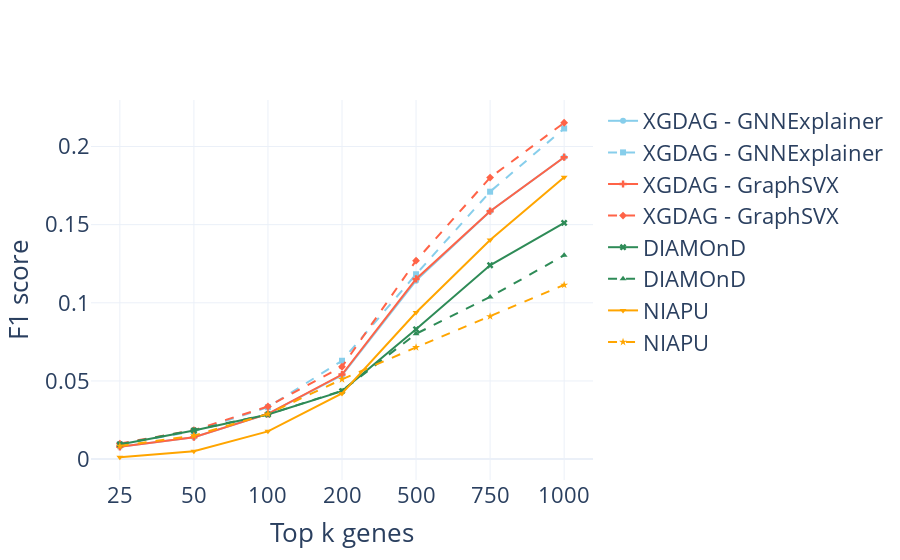
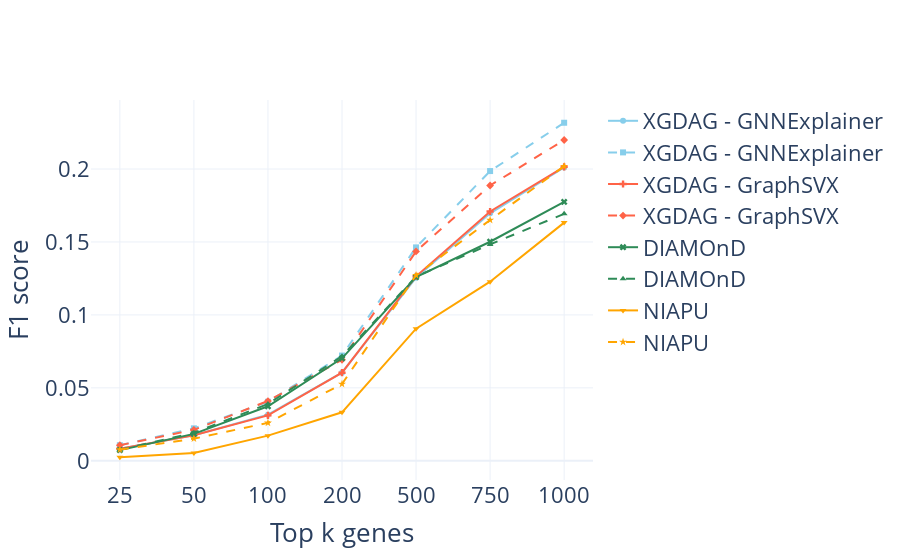
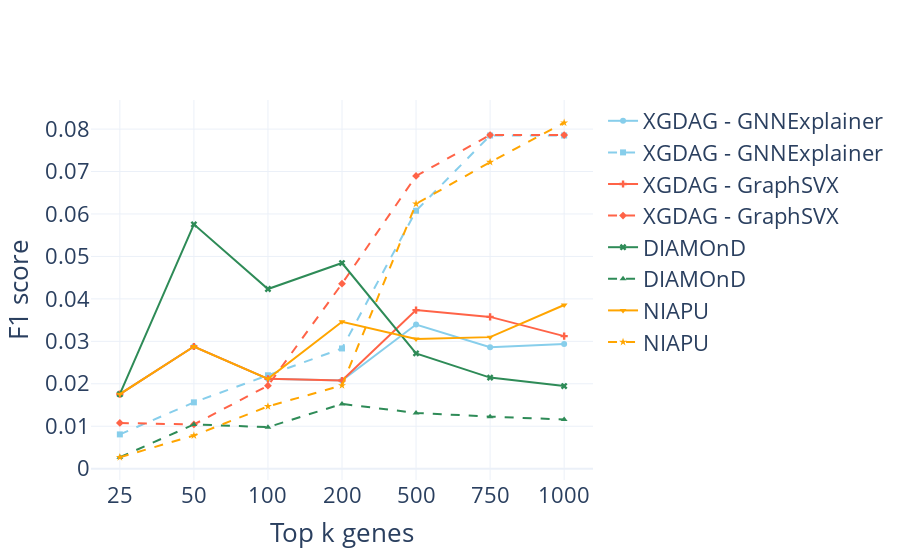
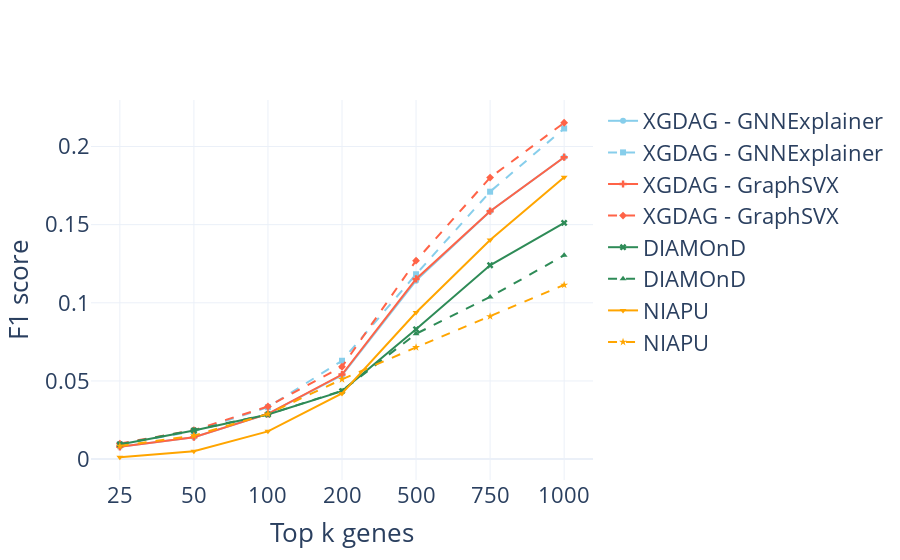

Source (notebook cell) for these figures, in order:
### Markdown cell above
## LinePlots

### Code cell
# LINEPLOTS
ratios_to_validate = [25, 50, 100, 200, 500, 750, 1000]

format = 'pdf'
metric = 'F1'

metric_name_d = {
    'F1': 'F1 score',
    'P': 'Precision',
    'R': 'Recall'
}

no_label = 3

DISEASE_NAMES = ['C0006142_Malignant_neoplasm_of_breast', 'C0009402_Colorectal_Carcinoma',\
                 'C0023893_Liver_Cirrhosis_Experimental']

COMPARE_METHODS = ["XGDAG - GNNExplainer",  "XGDAG - GraphSVX", "DIAMOnD", 'NIAPU']

DISEASE_NAMES.append(DISEASE_NAMES[0])

colors  = ['skyblue', 'tomato', 'seagreen', 'orange']
markers = ['circle', 'square', 'cross', 'diamond', 'x', 'triangle-up', 'triangle-down', 'star']

for DISEASE_NAME in DISEASE_NAMES:
    # data = []
    print(DISEASE_NAME)

    fig = go.Figure()

    marker_idx  = 0
    color_idx   = 0
    for METHOD in COMPARE_METHODS:
        fig.add_trace(go.Scatter(
            y = disease_method_metric_d[DISEASE_NAME][METHOD][metric],
            x = [str(x) for x in ratios_to_validate],
            # name = METHOD.replace('- ', '-<br>'),
            name = METHOD,
            line = dict(
                color   = colors[color_idx]
            ),
            marker = dict(
                symbol = markers[marker_idx]
            )
        ))
        marker_idx += 1
        fig.add_trace(go.Scatter(
            y = disease_method_metric_diamond_d[DISEASE_NAME][METHOD][metric],
            x = [str(x) for x in ratios_to_validate],
            # name = METHOD.replace('- ', '-<br>'), #uncomment to save part of name in newline
            name = METHOD, #comment if above in uncommented
            line = dict(
                dash    ='dash',
                color = colors[color_idx]
            ),
            marker = dict(
                symbol = markers[marker_idx]
            )
        ))
        color_idx   += 1
        marker_idx  += 1
        
    # if no_label != 1:
    #     no_label -= 1
    #     fig.update_layout(showlegend=False)
    # else:
    #     no_label -= 1
    #     fig.update_layout(showlegend=True)
        
    fig.update_layout(xaxis_title='Top k genes',
                   yaxis_title=metric_name_d[metric],
                   template='plotly_white',
                   font=dict( size=22)
                   )
    
                   
    fig.show()
    # uncomment to save images
    # pio.write_image(fig, 'Images/'+format.upper()+'/'+DISEASE_NAME+'_'+metric+'_omim_dataset_vs_disgenet_v2.'+format, scale=1)
    pio.write_image(fig, 'Images/OMIM vs DisGeNET/'+DISEASE_NAME+'_'+metric+'.'+format, width=1050, height=600)

### Figure 1 — Plotly figure (JSON) as saved in the notebook; plotly's stock layout.template omitted (floating-point values rounded to 4 significant figures)
{"data": [{"line": {"color": "skyblue"}, "marker": {"symbol": "circle"}, "name": "XGDAG - GNNExplainer", "type": "scatter", "x": ["25", "50", "100", "200", "500", "750", "1000"], "y": [0.007823, 0.01401, 0.02891, 0.05371, 0.1142, 0.1586, 0.1932, 0.2489, 0.292, 0.3268, 0.3613]}, {"line": {"color": "skyblue", "dash": "dash"}, "marker": {"symbol": "square"}, "name": "XGDAG - GNNExplainer", "type": "scatter", "x": ["25", "50", "100", "200", "500", "750", "1000"], "y": [0.009528, 0.01778, 0.03325, 0.06292, 0.1183, 0.1711, 0.2115]}, {"line": {"color": "tomato"}, "marker": {"symbol": "cross"}, "name": "XGDAG - GraphSVX", "type": "scatter", "x": ["25", "50", "100", "200", "500", "750", "1000"], "y": [0.007823, 0.01401, 0.02891, 0.05408, 0.1152, 0.1586, 0.1932, 0.2489, 0.2929, 0.3279, 0.3657]}, {"line": {"color": "tomato", "dash": "dash"}, "marker": {"symbol": "diamond"}, "name": "XGDAG - GraphSVX", "type": "scatter", "x": ["25", "50", "100", "200", "500", "750", "1000"], "y": [0.009925, 0.01857, 0.03364, 0.05908, 0.127, 0.1801, 0.2152]}, {"line": {"color": "seagreen"}, "marker": {"symbol": "x"}, "name": "DIAMOnD", "type": "scatter", "x": ["25", "50", "100", "200", "500", "750", "1000"], "y": [0.009388, 0.0183, 0.02853, 0.04349, 0.08304, 0.124, 0.1511, 0.2046, 0.2398, 0.2807, 0.3103]}, {"line": {"color": "seagreen", "dash": "dash"}, "marker": {"symbol": "triangle-up"}, "name": "DIAMOnD", "type": "scatter", "x": ["25", "50", "100", "200", "500", "750", "1000"], "y": [0.009528, 0.01857, 0.02855, 0.04374, 0.08017, 0.1038, 0.1304]}, {"line": {"color": "orange"}, "marker": {"symbol": "triangle-down"}, "name": "NIAPU", "type": "scatter", "x": ["25", "50", "100", "200", "500", "750", "1000"], "y": [0.001173, 0.00506, 0.01773, 0.04198, 0.09377, 0.1401, 0.1804, 0.242, 0.2861, 0.3245, 0.3504]}, {"line": {"color": "orange", "dash": "dash"}, "marker": {"symbol": "star"}, "name": "NIAPU", "type": "scatter", "x": ["25", "50", "100", "200", "500", "750", "1000"], "y": [0.008337, 0.01501, 0.02895, 0.05103, 0.07147, 0.09127, 0.1114]}], "layout": {"font": {"size": 22}, "xaxis": {"title": {"text": "Top k genes"}}, "yaxis": {"title": {"text": "F1 score"}}}}

### Figure 2 — Plotly figure (JSON) as saved in the notebook; plotly's stock layout.template omitted (floating-point values rounded to 4 significant figures)
{"data": [{"line": {"color": "skyblue"}, "marker": {"symbol": "circle"}, "name": "XGDAG - GNNExplainer", "type": "scatter", "x": ["25", "50", "100", "200", "500", "750", "1000"], "y": [0.008299, 0.01747, 0.03164, 0.06039, 0.1255, 0.1696, 0.2011, 0.2548, 0.2872, 0.3174, 0.3445]}, {"line": {"color": "skyblue", "dash": "dash"}, "marker": {"symbol": "square"}, "name": "XGDAG - GNNExplainer", "type": "scatter", "x": ["25", "50", "100", "200", "500", "750", "1000"], "y": [0.01069, 0.02226, 0.04047, 0.07214, 0.1463, 0.1986, 0.2317]}, {"line": {"color": "tomato"}, "marker": {"symbol": "cross"}, "name": "XGDAG - GraphSVX", "type": "scatter", "x": ["25", "50", "100", "200", "500", "750", "1000"], "y": [0.008299, 0.01747, 0.03116, 0.06039, 0.1264, 0.1709, 0.2015, 0.2534, 0.2899, 0.3168, 0.343]}, {"line": {"color": "tomato", "dash": "dash"}, "marker": {"symbol": "diamond"}, "name": "XGDAG - GraphSVX", "type": "scatter", "x": ["25", "50", "100", "200", "500", "750", "1000"], "y": [0.01069, 0.02125, 0.04097, 0.06922, 0.1435, 0.1887, 0.2199]}, {"line": {"color": "seagreen"}, "marker": {"symbol": "x"}, "name": "DIAMOnD", "type": "scatter", "x": ["25", "50", "100", "200", "500", "750", "1000"], "y": [0.007322, 0.01844, 0.03739, 0.07022, 0.126, 0.1501, 0.1774, 0.2197, 0.2477, 0.2693, 0.2933]}, {"line": {"color": "seagreen", "dash": "dash"}, "marker": {"symbol": "triangle-up"}, "name": "DIAMOnD", "type": "scatter", "x": ["25", "50", "100", "200", "500", "750", "1000"], "y": [0.007637, 0.01923, 0.03897, 0.07165, 0.1263, 0.1483, 0.1693]}, {"line": {"color": "orange"}, "marker": {"symbol": "triangle-down"}, "name": "NIAPU", "type": "scatter", "x": ["25", "50", "100", "200", "500", "750", "1000"], "y": [0.002441, 0.005337, 0.01726, 0.03324, 0.09055, 0.1228, 0.1632, 0.2193, 0.2615, 0.2958, 0.3261]}, {"line": {"color": "orange", "dash": "dash"}, "marker": {"symbol": "star"}, "name": "NIAPU", "type": "scatter", "x": ["25", "50", "100", "200", "500", "750", "1000"], "y": [0.007637, 0.01518, 0.02598, 0.05264, 0.1272, 0.1651, 0.2019]}], "layout": {"font": {"size": 22}, "xaxis": {"title": {"text": "Top k genes"}}, "yaxis": {"title": {"text": "F1 score"}}}}

### Figure 3 — Plotly figure (JSON) as saved in the notebook; plotly's stock layout.template omitted (floating-point values rounded to 4 significant figures)
{"data": [{"line": {"color": "skyblue"}, "marker": {"symbol": "circle"}, "name": "XGDAG - GNNExplainer", "type": "scatter", "x": ["25", "50", "100", "200", "500", "750", "1000"], "y": [0.01754, 0.02878, 0.02116, 0.02076, 0.03396, 0.02861, 0.02938, 0.02517, 0.02585, 0.02317, 0.02007]}, {"line": {"color": "skyblue", "dash": "dash"}, "marker": {"symbol": "square"}, "name": "XGDAG - GNNExplainer", "type": "scatter", "x": ["25", "50", "100", "200", "500", "750", "1000"], "y": [0.008075, 0.01562, 0.022, 0.02832, 0.06076, 0.07849, 0.07849]}, {"line": {"color": "tomato"}, "marker": {"symbol": "cross"}, "name": "XGDAG - GraphSVX", "type": "scatter", "x": ["25", "50", "100", "200", "500", "750", "1000"], "y": [0.01754, 0.02878, 0.02116, 0.02076, 0.03735, 0.03576, 0.03122, 0.02769, 0.02585, 0.02317, 0.02007]}, {"line": {"color": "tomato", "dash": "dash"}, "marker": {"symbol": "diamond"}, "name": "XGDAG - GraphSVX", "type": "scatter", "x": ["25", "50", "100", "200", "500", "750", "1000"], "y": [0.01077, 0.01042, 0.01956, 0.04357, 0.06897, 0.0786, 0.0786]}, {"line": {"color": "seagreen"}, "marker": {"symbol": "x"}, "name": "DIAMOnD", "type": "scatter", "x": ["25", "50", "100", "200", "500", "750", "1000"], "y": [0.01754, 0.05755, 0.04233, 0.04844, 0.02716, 0.02145, 0.01946, 0.01946, 0.01946, 0.01946, 0.01946]}, {"line": {"color": "seagreen", "dash": "dash"}, "marker": {"symbol": "triangle-up"}, "name": "DIAMOnD", "type": "scatter", "x": ["25", "50", "100", "200", "500", "750", "1000"], "y": [0.002692, 0.01042, 0.00978, 0.01525, 0.01314, 0.01226, 0.01158]}, {"line": {"color": "orange"}, "marker": {"symbol": "triangle-down"}, "name": "NIAPU", "type": "scatter", "x": ["25", "50", "100", "200", "500", "750", "1000"], "y": [0.01754, 0.02878, 0.02116, 0.0346, 0.03056, 0.03099, 0.03857, 0.03398, 0.03159, 0.02626, 0.02396]}, {"line": {"color": "orange", "dash": "dash"}, "marker": {"symbol": "star"}, "name": "NIAPU", "type": "scatter", "x": ["25", "50", "100", "200", "500", "750", "1000"], "y": [0.002692, 0.007812, 0.01467, 0.01961, 0.0624, 0.07221, 0.08149]}], "layout": {"font": {"size": 22}, "xaxis": {"title": {"text": "Top k genes"}}, "yaxis": {"title": {"text": "F1 score"}}}}

### Figure 4 — Plotly figure (JSON) as saved in the notebook; plotly's stock layout.template omitted (floating-point values rounded to 4 significant figures)
{"data": [{"line": {"color": "skyblue"}, "marker": {"symbol": "circle"}, "name": "XGDAG - GNNExplainer", "type": "scatter", "x": ["25", "50", "100", "200", "500", "750", "1000"], "y": [0.007823, 0.01401, 0.02891, 0.05371, 0.1142, 0.1586, 0.1932, 0.2489, 0.292, 0.3268, 0.3613]}, {"line": {"color": "skyblue", "dash": "dash"}, "marker": {"symbol": "square"}, "name": "XGDAG - GNNExplainer", "type": "scatter", "x": ["25", "50", "100", "200", "500", "750", "1000"], "y": [0.009528, 0.01778, 0.03325, 0.06292, 0.1183, 0.1711, 0.2115]}, {"line": {"color": "tomato"}, "marker": {"symbol": "cross"}, "name": "XGDAG - GraphSVX", "type": "scatter", "x": ["25", "50", "100", "200", "500", "750", "1000"], "y": [0.007823, 0.01401, 0.02891, 0.05408, 0.1152, 0.1586, 0.1932, 0.2489, 0.2929, 0.3279, 0.3657]}, {"line": {"color": "tomato", "dash": "dash"}, "marker": {"symbol": "diamond"}, "name": "XGDAG - GraphSVX", "type": "scatter", "x": ["25", "50", "100", "200", "500", "750", "1000"], "y": [0.009925, 0.01857, 0.03364, 0.05908, 0.127, 0.1801, 0.2152]}, {"line": {"color": "seagreen"}, "marker": {"symbol": "x"}, "name": "DIAMOnD", "type": "scatter", "x": ["25", "50", "100", "200", "500", "750", "1000"], "y": [0.009388, 0.0183, 0.02853, 0.04349, 0.08304, 0.124, 0.1511, 0.2046, 0.2398, 0.2807, 0.3103]}, {"line": {"color": "seagreen", "dash": "dash"}, "marker": {"symbol": "triangle-up"}, "name": "DIAMOnD", "type": "scatter", "x": ["25", "50", "100", "200", "500", "750", "1000"], "y": [0.009528, 0.01857, 0.02855, 0.04374, 0.08017, 0.1038, 0.1304]}, {"line": {"color": "orange"}, "marker": {"symbol": "triangle-down"}, "name": "NIAPU", "type": "scatter", "x": ["25", "50", "100", "200", "500", "750", "1000"], "y": [0.001173, 0.00506, 0.01773, 0.04198, 0.09377, 0.1401, 0.1804, 0.242, 0.2861, 0.3245, 0.3504]}, {"line": {"color": "orange", "dash": "dash"}, "marker": {"symbol": "star"}, "name": "NIAPU", "type": "scatter", "x": ["25", "50", "100", "200", "500", "750", "1000"], "y": [0.008337, 0.01501, 0.02895, 0.05103, 0.07147, 0.09127, 0.1114]}], "layout": {"font": {"size": 22}, "xaxis": {"title": {"text": "Top k genes"}}, "yaxis": {"title": {"text": "F1 score"}}}}
